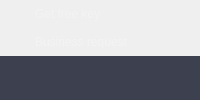
              <widget class="QWidget" name="wgtFreeKey" native="true">
               <property name="sizePolicy">
                <sizepolicy hsizetype="Minimum" vsizetype="Preferred">
                 <horstretch>0</horstretch>
                 <verstretch>0</verstretch>
                </sizepolicy>
               </property>
               <property name="font">
                <font>
                 <family>Tahoma</family>
                 <pointsize>9</pointsize>
                </font>
               </property>
               <property name="styleSheet">
                <string notr="true">#wgtFreeKey {
    background-color: transparent;
}

#wgtFreeKey[list=&quot;opened&quot;] {
    background-color: #3B3D4A;
}

QPushButton {
    padding: 7 7 7 35;
    font: normal 10pt &quot;Tahoma&quot;;
    color: #F2F3F3;
    border: 0px;
    text-align: left;
 }

 QPushButton:hover {
    color: #FFFFFF;
    background-color: #353945;
} 

QPushButton:pressed {
    background-color: #4C5164;
}</string>
               </property>
               <layout class="QVBoxLayout" name="verticalLayout_9">
                <property name="spacing">
                 <number>0</number>
                </property>
                <property name="leftMargin">
                 <number>0</number>
                </property>
                <property name="topMargin">
                 <number>0</number>
                </property>
                <property name="rightMargin">
                 <number>0</number>
                </property>
                <property name="bottomMargin">
                 <number>0</number>
                </property>
                <item>
                 <widget class="QPushButton" name="btnGetFreeKeyUser">
                  <property name="cursor">
                   <cursorShape>PointingHandCursor</cursorShape>
                  </property>
                  <property name="text">
                   <string>Get free key</string>
                  </property>
                 </widget>
                </item>
                <item>
                 <widget class="QPushButton" name="btnGetFreeKeyBusiness">
                  <property name="cursor">
                   <cursorShape>PointingHandCursor</cursorShape>
                  </property>
                  <property name="text">
                   <string>Business request</string>
                  </property>
                 </widget>
                </item>
                <item>
                 <widget class="QWidget" name="wgtSpaceFreeKey" native="true">
                  <property name="minimumSize">
                   <size>
                    <width>0</width>
                    <height>7</height>
                   </size>
                  </property>
                  <property name="styleSheet">
                   <string notr="true">background-color: #3D404F;</string>
                  </property>
                 </widget>
                </item>
               </layout>
              </widget>
